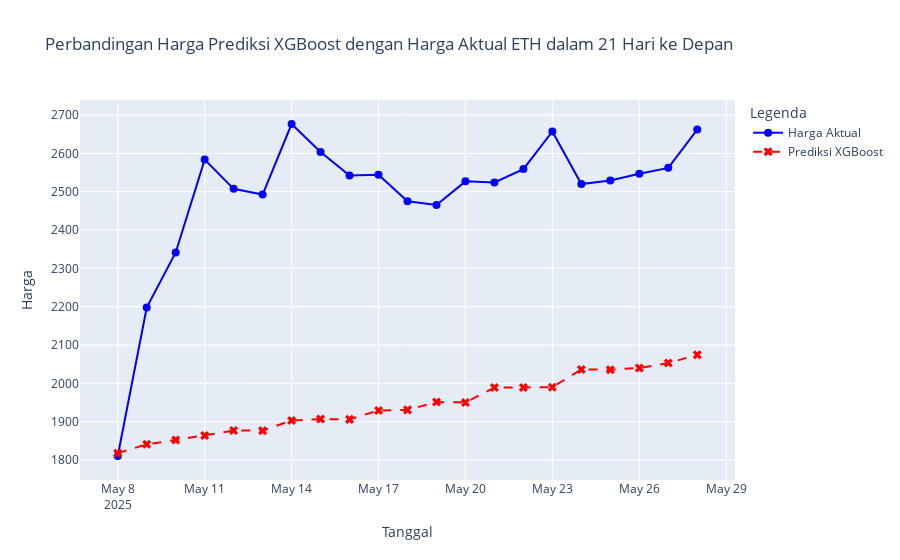

Notebook code cell kept with this figure:
### Code cell
# df_future_dates = pd.read_csv('Prediction/eth-xgb-21d-price.csv')
# df_future_dates['date'] = pd.date_range(start='2025-05-08', periods=len(df_future_dates))
# df_future_dates.set_index('date', inplace=True)

df_future_dates = predicted_future_X.copy()

start_date = df_future_dates.index[0]

evaluate_and_plot_prediction('XGBoost', df_future_dates, 'price_pred_xgb', 'eth-usd-max_21days.csv', N_FUTURE_PERIODS, start_date, 'ETH')
